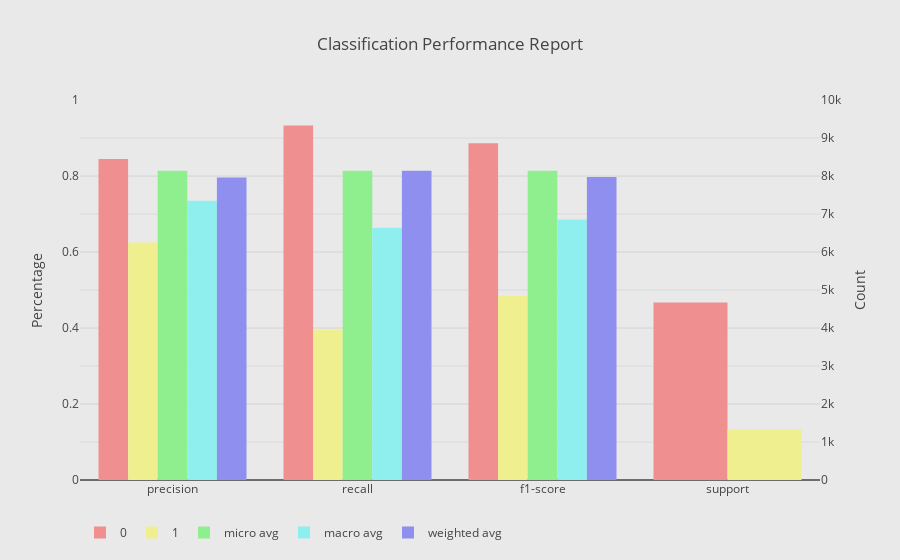

Notebook cell for this chart:
### Code cell
# save classification report to a dictionary
prfs_report = sklearn.metrics.classification_report(np.ravel(y_test),
                      predictions, 
                      target_names= y_label_mapping.Label.to_list(),
                      output_dict = True
                     )

# move the nested dict to a dataframe
prfs_values = []
for k,v in prfs_report.items():
    for k2, v2 in v.items():
        prfs_values.append([k, k2, v2])

prfs_df = pd.DataFrame(prfs_values, columns=['Label', 'Metric', 'Value'])

# set colors 

N = len(prfs_df.Label.unique()) + \
sum(1 for i in prfs_df.Label.unique() if i not in ['micro avg', 'macro avg', 'weighted avg']) # account for support accounts

c = ['hsl('+str(h)+',75%'+',75%)' for h in np.linspace(0, 360, N)]

trace_groups=[]

for k in prfs_df.Label.unique():
    _precision = prfs_df[(prfs_df.Label==k) & (prfs_df.Metric=='precision')].Value.values[0]
    _recall = prfs_df[(prfs_df.Label==k) & (prfs_df.Metric=='recall')].Value.values[0]
    _f1 = prfs_df[(prfs_df.Label==k) & (prfs_df.Metric=='f1-score')].Value.values[0]
    
    trace = go.Bar(
        x=['precision', 'recall', 'f1-score'],
        y=[_precision, _recall, _f1],
        name=k,
        marker=dict(color=c[np.where(prfs_df.Label.unique() == k)[0][0]])
    )
    trace_groups.append(trace) 
    
for k in prfs_df.Label.unique():
    if k not in ['micro avg', 'macro avg', 'weighted avg']:
        _support = prfs_df[(prfs_df.Label==k) & (prfs_df.Metric=='support')].Value.values[0]
        trace = go.Bar(
            x=['support'],
            y=[_support],
            yaxis='y2',
            name=k,
            marker=dict(color=c[np.where(prfs_df.Label.unique() == k)[0][0]]), 
            showlegend = False
        )
        trace_groups.append(trace) 

data = trace_groups
layout = go.Layout(
    title=go.layout.Title(
        text='Classification Performance Report',
        xref='paper',
    ),
    legend=dict(orientation="h"),
    barmode='group', 
    yaxis=dict(
        title='Percentage',
        range=[0, 1]
    ),
    yaxis2=dict(
        title='Count',
        range=[0, 10000],
        overlaying='y',
        side='right'
    ),
    paper_bgcolor = 'rgb(233,233,233)', 
    plot_bgcolor = 'rgb(233,233,233)'
)

fig = go.Figure(data=data, layout=layout)
iplot(fig)

### Figure 1 — Plotly figure (JSON) as saved in the notebook; plotly's stock layout.template omitted (floating-point values rounded to 4 significant figures)
{"data": [{"marker": {"color": "hsl(0.0,75%,75%)"}, "name": "0", "type": "bar", "uid": "545e14ff-3afa-4308-867a-44d92efd93ae", "x": ["precision", "recall", "f1-score"], "y": [0.8444, 0.9328, 0.8864]}, {"marker": {"color": "hsl(60.0,75%,75%)"}, "name": "1", "type": "bar", "uid": "161114dd-a8c9-4967-bd0f-5257ce984a14", "x": ["precision", "recall", "f1-score"], "y": [0.6253, 0.3949, 0.4841]}, {"marker": {"color": "hsl(120.0,75%,75%)"}, "name": "micro avg", "type": "bar", "uid": "fb23e39c-af90-4aae-b83b-955f45979b97", "x": ["precision", "recall", "f1-score"], "y": [0.8138, 0.8138, 0.8138]}, {"marker": {"color": "hsl(180.0,75%,75%)"}, "name": "macro avg", "type": "bar", "uid": "a79f0143-771a-4f67-a521-4cb8639c9db5", "x": ["precision", "recall", "f1-score"], "y": [0.7349, 0.6638, 0.6852]}, {"marker": {"color": "hsl(240.0,75%,75%)"}, "name": "weighted avg", "type": "bar", "uid": "68bc5ea1-a4e9-4c14-87d5-33526cc27169", "x": ["precision", "recall", "f1-score"], "y": [0.796, 0.8138, 0.7974]}, {"marker": {"color": "hsl(0.0,75%,75%)"}, "name": "0", "showlegend": false, "type": "bar", "uid": "4bd212d9-0f26-45d9-b869-de7b9bb882a8", "x": ["support"], "y": [4673], "yaxis": "y2"}, {"marker": {"color": "hsl(60.0,75%,75%)"}, "name": "1", "showlegend": false, "type": "bar", "uid": "7d28c7b7-035c-4812-91e6-7cef798b36be", "x": ["support"], "y": [1327], "yaxis": "y2"}], "layout": {"barmode": "group", "legend": {"orientation": "h"}, "paper_bgcolor": "rgb(233,233,233)", "plot_bgcolor": "rgb(233,233,233)", "title": {"text": "Classification Performance Report", "xref": "paper"}, "yaxis": {"range": [0, 1], "title": {"text": "Percentage"}}, "yaxis2": {"overlaying": "y", "range": [0, 10000], "side": "right", "title": {"text": "Count"}}}}
